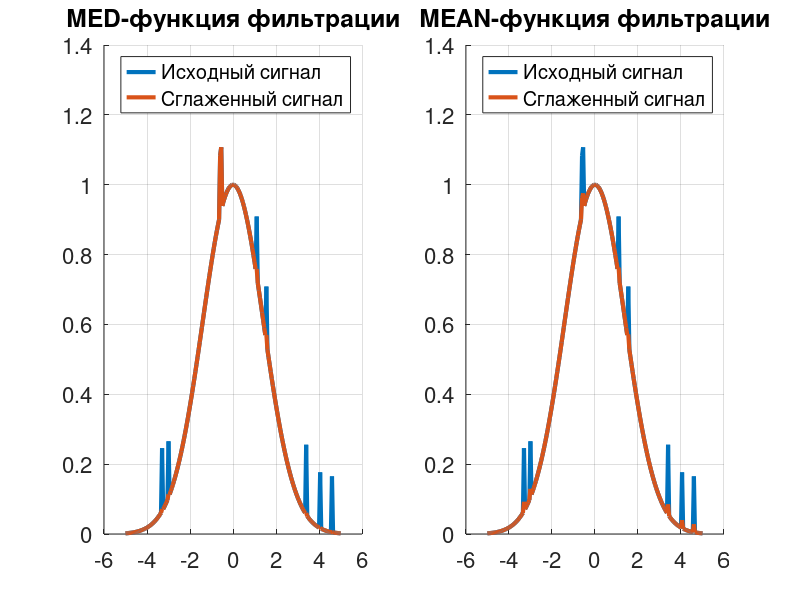

Recreate this plot in MATLAB.
function lab08()
  epsv = 0.05;

  step = 0.05;
  half_range = 5;
  x = -half_range:step:half_range;
  N = length(x);

  sigma = 2;
  amplitude = 1;
  u0 = gauss(x, sigma, amplitude);

  xi_imp = impulse_noise(length(x), 10, amplitude);
  u_base = u0 + xi_imp;

  u_med_sm = smooth_imp(@med, u_base, epsv);
  u_mean_sm = smooth_imp(@mean, u_base, epsv);

  graph(1, 2, 1, x, [u_base; u_med_sm],
        ["Исходный сигнал",
         "Сглаженный сигнал"],
        "MED-функция фильтрации");

  graph(1, 2, 2, x, [u_base; u_mean_sm],
        ["Исходный сигнал",
         "Сглаженный сигнал"],
        "MEAN-функция фильтрации");
end

function u = smooth_imp(smth, v, epsv)
  u = v;

  for i = 1:1:length(u)
    smth_val = smth(v, i);
    if (abs(u(i) - smth_val) > epsv)
      u(i) = smth_val;
    endif
  endfor
end

function y = med(u, i)
  if (i == 1)
    m = [u(i), u(i+1)];
  elseif (i == length(u))
    m = [u(i), u(i - 1)];
  else
    m = [u(i - 1), u(i), u(i + 1)];
  endif
  m = sort(m);
  y = m(ceil((length(m) + 1) / 2));
end

function y = mean(u, i)
  step = 3;
  i_from = i - step;
  i_to = i + step;

  s = 0;
  num = 0;
  for k = i_from:1:i_to
    if (k > 0 && k <= length(u))
      s += u(k);
      num += 1;
    endif
  endfor

  y = s / num;
end

function noise = impulse_noise(points_num, impulses_num, sig_amplitude)
  begin = randi([fix(points_num / 6), fix(points_num / 5)], 1, 1);
  steps = randi([40, 100], impulses_num - 1, 1);
  positions = zeros(1, impulses_num);
  positions(1) = mod(begin, points_num) + 1;
  for i = 2:length(positions)
    positions(i) = mod(positions(i - 1) + steps(i - 1), points_num) + 1;
  endfor

  noise = zeros(1, points_num);
  amplitudes = sig_amplitude * randi([15, 20], impulses_num, 1) / 100;

  for i = 1:impulses_num;
    noise(positions(i)) = amplitudes(i);
  endfor
end

function u = gauss(x, sigma, A)
  u = A * exp(- (x / sigma).^2);
end

function graph(rows, columns, num, x, us, lbls, title_string)
  set(0, "defaultlinelinewidth", 3, "defaultaxesfontsize", 16);
  subplot(rows, columns, num);
  title(title_string);
  hold on;
  grid on;
  for signal = us'
    plot(x, signal);
  endfor
  legend(lbls);
end
